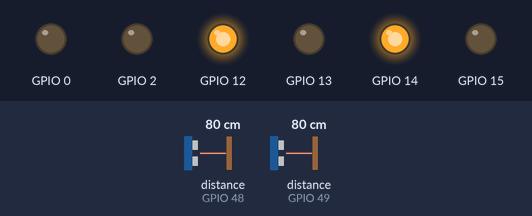
Bench run of a program on a simulated ESP8266 (Wemos D1 mini). Parts: output pins drawn as LEDs (lit = HIGH). Inputs (shaded band) come from the test bench; at power-on: distance to the obstacle (sensors on GPIO 48, GPIO 49) 80 cm. What the program prints to the serial monitor is not drawn.

Above: at 4.5 s.
4.6 s: distance to the obstacle (sensor on GPIO 48) set to 2 cm
6.5 s: distance to the obstacle (sensor on GPIO 49) set to 2 cm
8.5 s: distance to the obstacle (sensor on GPIO 48) set to 120 cm
10.4 s: distance to the obstacle (sensor on GPIO 49) set to 66 cm
11.9 s: distance to the obstacle (sensor on GPIO 49) set to 75 cm
At 13.0 s:
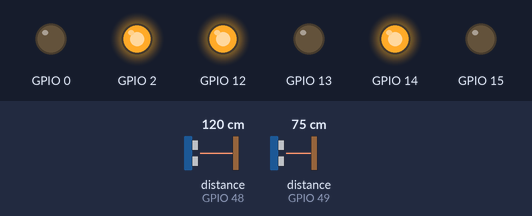
Timing chart, 0 to 15.5 s (numbered marks = the images above; inputs shaded):
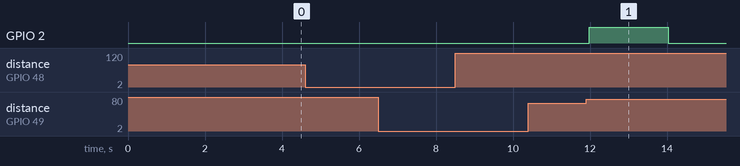

Measured:
- after the input at 4.6 s, every drawn part: stays the same
- after the input at 6.5 s, every drawn part: stays the same
- after the input at 8.5 s, every drawn part: stays the same
- after the input at 10.4 s, every drawn part: stays the same
- after the input at 11.9 s, GPIO 2: LOW → HIGH after 0.08 s, → LOW 2.1 s later

The program:

main.cpp
```cpp
#include <Wire.h>
#include <Arduino.h>
#include <memory>

#include "PeopleSensor.h"

/* uncomment to switch entry sensor with exit sensor */
//#define FLIP_ORIENTATION

/* uncomment to enable some debug messages */
#define DEBUG

/* uncomment to see if the sensors are working */
//#define TEST

/* uncomment to disable output code like led's */
//#define DONT_USE_OUTPUT

/* sensor settings */
constexpr uint32_t sensorTimeout{100}; // abort measurement after x ms
constexpr uint32_t measurementTimingBudget{20000}; // 20ms (default is 33ms)
constexpr uint8_t entrySensorAddress{0x30};
constexpr uint8_t exitSensorAddress{0x31};

/* pin definitions */
constexpr uint8_t entrySensorXshut{14}; // D5
constexpr uint8_t exitSensorXshut{12}; // D6
constexpr uint8_t entrySensorGpio0{0}; // currently not defined
constexpr uint8_t exitSensorGpio0{0}; //

constexpr uint8_t enterLedPin{2}; // D4
constexpr uint8_t exitLedPin{13}; // D7
constexpr uint8_t errorLedPin{15}; // D8

std::shared_ptr<Output> out;
std::unique_ptr<PeopleSensor> ps;

void setup() {
    Serial.begin(115200); // initialize serial connection
    Wire.begin(); // initialize two-wire

    Serial.printf("\nStarting people counter...\n");

#ifndef FLIP_ORIENTATION
    ps = std::make_unique<PeopleSensor>(entrySensorXshut, exitSensorXshut, entrySensorGpio0, exitSensorGpio0,
                                        entrySensorAddress, exitSensorAddress, sensorTimeout,measurementTimingBudget);
#else
    ps = std::make_unique<PeopleSensor>(exitSensorXshut, entrySensorXshut, exitSensorGpio0, entrySensorGpio0,
                                        exitSensorAddress, entrySensorAddress, sensorTimeout,measurementTimingBudget);
#endif

#ifndef DONT_USE_OUTPUT
    out = std::make_shared<Output>(enterLedPin, exitLedPin, errorLedPin);
    ps->setOutput(out);
#endif

}

#ifndef TEST
void loop() {
    ps->update();
    #ifndef DONT_USE_OUTPUT
    out->update();
    #endif
}
#else
void loop() {
    Serial.printf("s1: %d, s2: %d\n",
                  ps->getEntrySensor().readRangeContinuousMillimeters(),
                  ps->getExitSensor().readRangeContinuousMillimeters());
}
#endif
```
